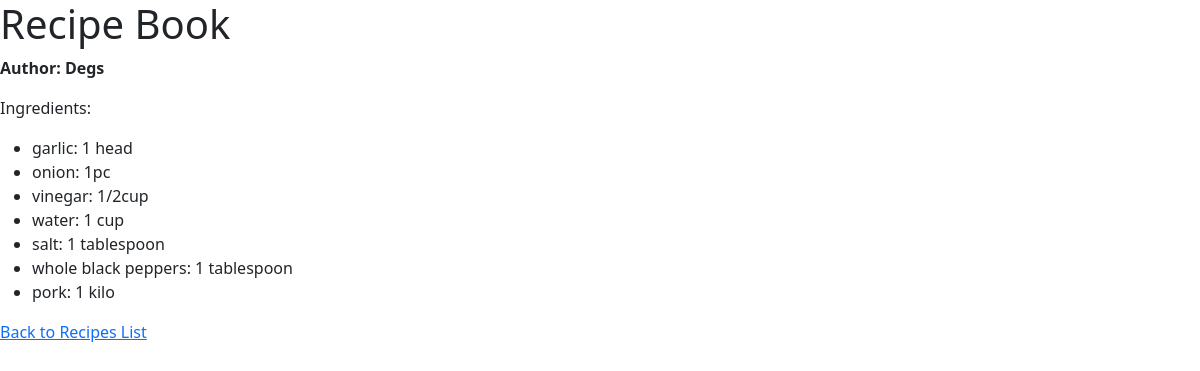
The app's page /recipe/2/ with its own data.
### ledger/models.py (models this page shows, shortened)
class Recipe(models.Model):
    recipe_name = models.CharField(max_length=255, default="")
    recipe_author = models.CharField(max_length=255, default="")
    CreatedOn = models.DateField(auto_now_add=True)
    UpdatedOn = models.DateField(auto_now=True)

class RecipeIngredient(models.Model):
    ingredient = models.ForeignKey(Ingredient, on_delete=models.CASCADE, related_name="ingredients")
    recipe = models.ForeignKey(Recipe, on_delete=models.CASCADE, related_name="recipe")
    quantity = models.CharField(max_length=100)

class Ingredient(models.Model):
    ingredient_name = models.CharField(max_length=255, default="")

### ledger/views.py (the view)
# urls.py: path('recipe/<int:recipe_id>/', recipe_ingredients,
def recipe_ingredients(request, recipe_id):
    recipe = Recipe.objects.filter(id=recipe_id).first()
    return render(request, 'recipe_ingredients.html', {"recipe": recipe})

### ledger/templates/recipe_ingredients.html (shortened to what this page needs)
{% extends 'base_template.html' %}
        {% block body_content %}
        <h1>Recipe Book</h1>
        <p><Strong>Author: {{ recipe.recipe_author }}</Strong></p>
        <p>Ingredients:</p>
        <ul>
            {% for recipeingredient in recipe.recipe.all %}
            <li>{{ recipeingredient.ingredient.ingredient_name }}: {{ recipeingredient.quantity }}</li>
            {% endfor %}
        </ul>
        <a href="{% url 'recipe_list' %}">Back to Recipes List</a>
        {% endblock %}

### records on screen
Recipe: recipe_author "Degs"
RecipeIngredient: ingredient.ingredient_name "garlic", quantity "1 head"
RecipeIngredient: ingredient.ingredient_name "onion", quantity "1pc"
RecipeIngredient: ingredient.ingredient_name "vinegar", quantity "1/2cup"
RecipeIngredient: ingredient.ingredient_name "water", quantity "1 cup"
RecipeIngredient: ingredient.ingredient_name "salt", quantity "1 tablespoon"
RecipeIngredient: ingredient.ingredient_name "whole black peppers", quantity "1 tablespoon"
RecipeIngredient: ingredient.ingredient_name "pork", quantity "1 kilo"
